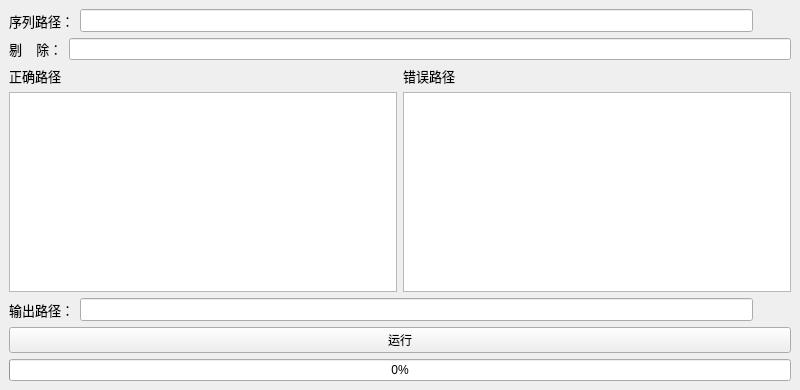
<?xml version="1.0" encoding="UTF-8"?>
<ui version="4.0">
 <class>Seq2MovWin</class>
 <widget class="QMainWindow" name="Seq2MovWin">
  <property name="geometry">
   <rect>
    <x>0</x>
    <y>0</y>
    <width>800</width>
    <height>390</height>
   </rect>
  </property>
  <property name="minimumSize">
   <size>
    <width>800</width>
    <height>390</height>
   </size>
  </property>
  <property name="maximumSize">
   <size>
    <width>800</width>
    <height>390</height>
   </size>
  </property>
  <property name="windowTitle">
   <string>腾清序列转mov工具</string>
  </property>
  <property name="windowIcon">
   <iconset resource="Seq2Mov.qrc">
    <normaloff>:/winIcon/file-movie-clip.png</normaloff>:/winIcon/file-movie-clip.png</iconset>
  </property>
  <widget class="QWidget" name="centralwidget">
   <layout class="QVBoxLayout" name="verticalLayout_3">
    <item>
     <layout class="QHBoxLayout" name="seqHorizontalLayout">
      <item>
       <widget class="QLabel" name="seqLabel">
        <property name="font">
         <font>
          <pointsize>10</pointsize>
         </font>
        </property>
        <property name="text">
         <string>序列路径：</string>
        </property>
       </widget>
      </item>
      <item>
       <widget class="QLineEdit" name="seqLineEdit">
        <property name="font">
         <font>
          <pointsize>10</pointsize>
         </font>
        </property>
       </widget>
      </item>
      <item>
       <widget class="QPushButton" name="seqBtn">
        <property name="styleSheet">
         <string notr="true">QPushButton{
	border:none;
}</string>
        </property>
        <property name="text">
         <string/>
        </property>
        <property name="icon">
         <iconset resource="Seq2Mov.qrc">
          <normaloff>:/folderIcon/folder_invoices.png</normaloff>:/folderIcon/folder_invoices.png</iconset>
        </property>
        <property name="iconSize">
         <size>
          <width>20</width>
          <height>20</height>
         </size>
        </property>
       </widget>
      </item>
     </layout>
    </item>
    <item>
     <layout class="QHBoxLayout" name="exceptHorizontalLayout">
      <item>
       <widget class="QLabel" name="exceptLabel">
        <property name="font">
         <font>
          <pointsize>10</pointsize>
         </font>
        </property>
        <property name="text">
         <string>剔    除：</string>
        </property>
       </widget>
      </item>
      <item>
       <widget class="QLineEdit" name="exceptLineEdit"/>
      </item>
     </layout>
    </item>
    <item>
     <layout class="QHBoxLayout" name="viewHorizontalLayout">
      <item>
       <layout class="QVBoxLayout" name="rightVerticalLayout">
        <item>
         <widget class="QLabel" name="rightLabel">
          <property name="font">
           <font>
            <pointsize>10</pointsize>
           </font>
          </property>
          <property name="text">
           <string>正确路径</string>
          </property>
         </widget>
        </item>
        <item>
         <widget class="QListView" name="rightListView"/>
        </item>
       </layout>
      </item>
      <item>
       <layout class="QVBoxLayout" name="errorVerticalLayout">
        <item>
         <widget class="QLabel" name="errorLabel">
          <property name="font">
           <font>
            <pointsize>10</pointsize>
           </font>
          </property>
          <property name="text">
           <string>错误路径</string>
          </property>
         </widget>
        </item>
        <item>
         <widget class="QListView" name="errorListView"/>
        </item>
       </layout>
      </item>
     </layout>
    </item>
    <item>
     <layout class="QHBoxLayout" name="movHorizontalLayout">
      <item>
       <widget class="QLabel" name="movLabel">
        <property name="font">
         <font>
          <pointsize>10</pointsize>
         </font>
        </property>
        <property name="text">
         <string>输出路径：</string>
        </property>
       </widget>
      </item>
      <item>
       <widget class="QLineEdit" name="movLineEdit">
        <property name="font">
         <font>
          <pointsize>10</pointsize>
         </font>
        </property>
       </widget>
      </item>
      <item>
       <widget class="QPushButton" name="movBtn">
        <property name="styleSheet">
         <string notr="true">QPushButton{
	border:none;
}</string>
        </property>
        <property name="text">
         <string/>
        </property>
        <property name="icon">
         <iconset resource="Seq2Mov.qrc">
          <normaloff>:/folderIcon/folder_invoices.png</normaloff>:/folderIcon/folder_invoices.png</iconset>
        </property>
        <property name="iconSize">
         <size>
          <width>20</width>
          <height>20</height>
         </size>
        </property>
       </widget>
      </item>
     </layout>
    </item>
    <item>
     <widget class="QPushButton" name="runBtn">
      <property name="text">
       <string>运行</string>
      </property>
     </widget>
    </item>
    <item>
     <widget class="QProgressBar" name="progressBar">
      <property name="value">
       <number>0</number>
      </property>
      <property name="alignment">
       <set>Qt::AlignCenter</set>
      </property>
      <property name="textVisible">
       <bool>true</bool>
      </property>
     </widget>
    </item>
   </layout>
  </widget>
 </widget>
 <resources>
  <include location="Seq2Mov.qrc"/>
 </resources>
 <connections/>
</ui>
